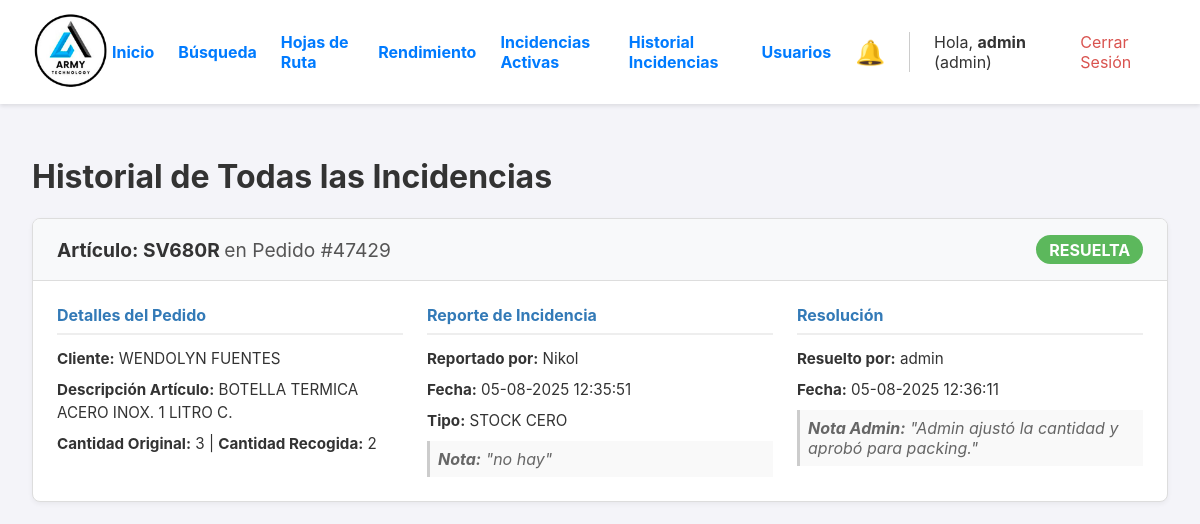
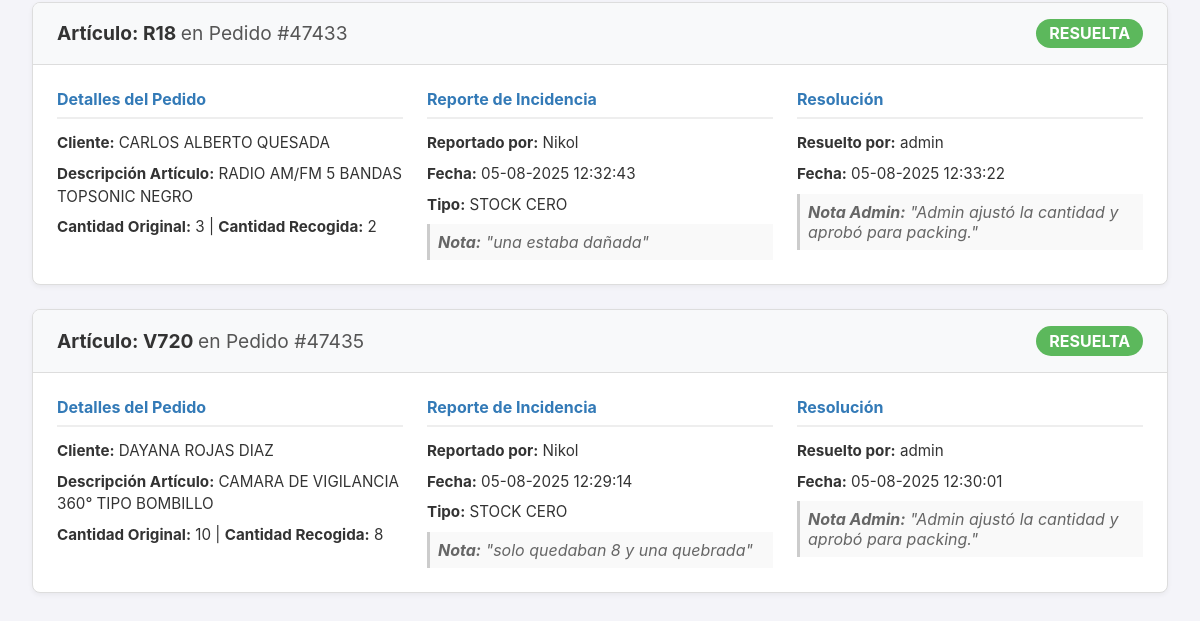
The page /historial/incidencias (signed in) on the database as committed earlier (2 pictures, top to bottom).
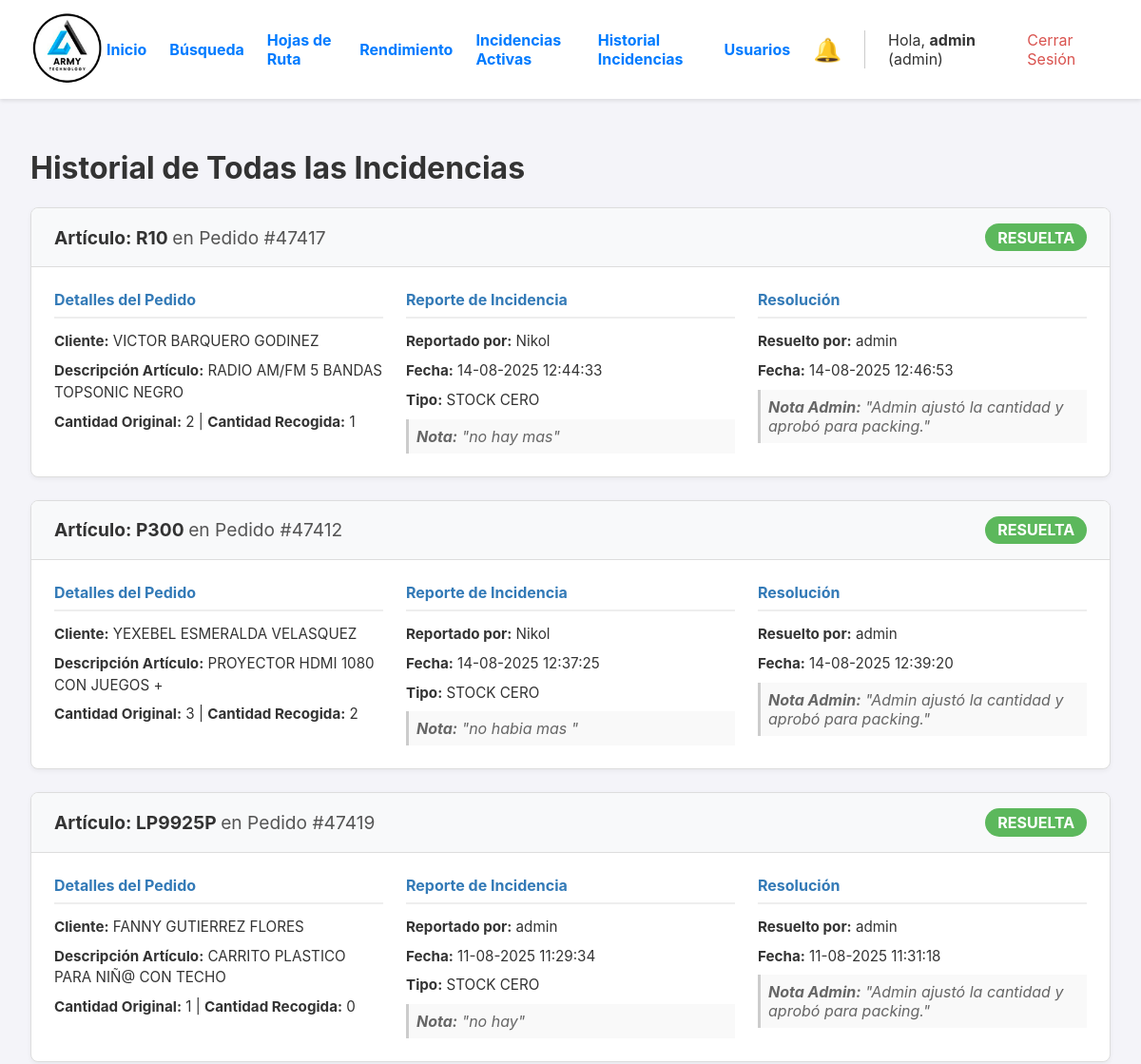
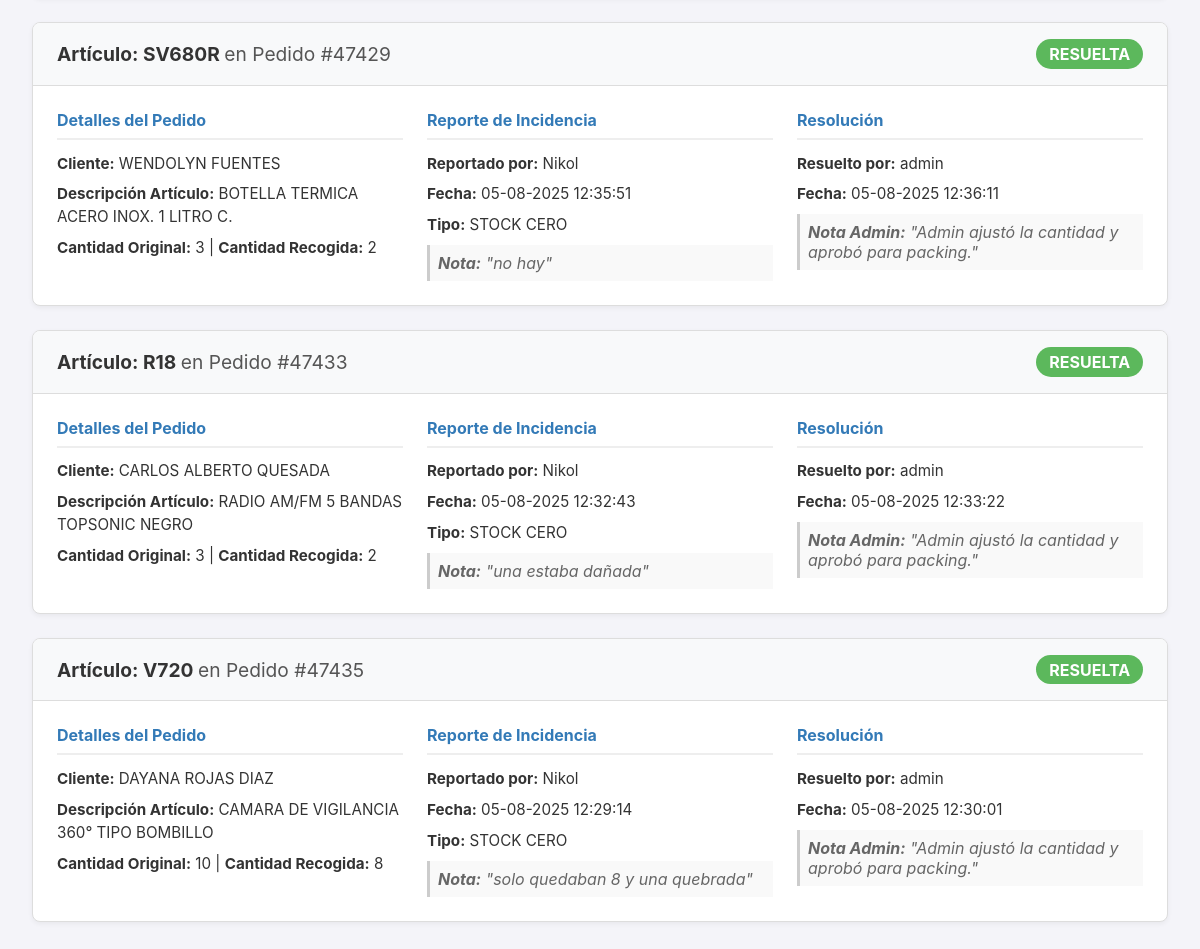
The same page on the database as committed later (2 pictures, top to bottom).
### app.py (models this page shows, shortened)
class IncidenciaHistorial(db.Model):
    __tablename__ = 'incidencia_historial'
    id = db.Column(db.Integer, primary_key=True)
    fecha_reporte = db.Column(db.DateTime, nullable=False, default=datetime.datetime.utcnow)
    tipo_incidencia = db.Column(db.String(50), nullable=False)
    nota_incidencia = db.Column(db.Text, nullable=True)
    cantidad_solicitada_original = db.Column(db.Integer, nullable=False)
    cantidad_recogida_reportada = db.Column(db.Integer, nullable=False)
    item_orden_id = db.Column(db.Integer, db.ForeignKey('item_orden.id', ondelete='CASCADE'), nullable=False)
    reportado_por_id = db.Column(db.Integer, db.ForeignKey('user.id', ondelete='SET NULL'), nullable=True)
    item_orden = db.relationship('ItemOrden', backref=db.backref('historial_incidencias', cascade="all, delete-orphan"))
    reportado_por = db.relationship('User', foreign_keys=[reportado_por_id])
    estado_resolucion = db.Column(db.String(20), nullable=False, default='PENDIENTE')
    fecha_resolucion = db.Column(db.DateTime, nullable=True)
    resuelta_por_id = db.Column(db.Integer, db.ForeignKey('user.id', ondelete='SET NULL'), nullable=True)
    nota_resolucion = db.Column(db.Text, nullable=True)
    resuelta_por = db.relationship('User', foreign_keys=[resuelta_por_id])

class ItemOrden(db.Model):
    id = db.Column(db.Integer, primary_key=True)
    orden_id = db.Column(db.Integer, db.ForeignKey('orden.id'), nullable=False)
    codigo_articulo = db.Column(db.String(100), nullable=False)
    descripcion_articulo = db.Column(db.String(300), nullable=False)
    cantidad_solicitada = db.Column(db.Integer, nullable=False)
    cantidad_recogida = db.Column(db.Integer, nullable=False, default=0)
    cantidad_empacada = db.Column(db.Integer, nullable=False, default=0)
    tiene_incidencia = db.Column(db.Boolean, default=False, nullable=False)
    tipo_incidencia = db.Column(db.String(50), nullable=True)
    nota_incidencia = db.Column(db.Text, nullable=True)

class Orden(db.Model):
    id = db.Column(db.Integer, primary_key=True)
    numero_pedido = db.Column(db.String(50), unique=True, nullable=False)
    cliente_nombre = db.Column(db.String(200), nullable=False)
    cliente_direccion = db.Column(db.String(300), nullable=True)
    estado = db.Column(db.String(30), nullable=False, default='PENDIENTE')
    fecha_creacion = db.Column(db.DateTime, nullable=False, default=datetime.datetime.utcnow)
    lote_id = db.Column(db.Integer, db.ForeignKey('lote_picking.id'), nullable=True)
    items = db.relationship('ItemOrden', backref='orden', lazy=True, cascade="all, delete-orphan")
    fecha_inicio_picking = db.Column(db.DateTime, nullable=True)
    fecha_fin_picking = db.Column(db.DateTime, nullable=True)
    fecha_fin_packing = db.Column(db.DateTime, nullable=True)
    fecha_despacho = db.Column(db.DateTime, nullable=True)
    packer_id = db.Column(db.Integer, db.ForeignKey('user.id', ondelete='SET NULL'), nullable=True)
    packer = db.relationship('User', foreign_keys=[packer_id])
    devolucion_confirmada = db.Column(db.Boolean, default=False, nullable=False)
    bultos = db.relationship('Bulto', backref='orden', cascade="all, delete-orphan")
    hoja_de_ruta_id = db.Column(db.Integer, db.ForeignKey('hoja_de_ruta.id'), nullable=True)
    destino_id = db.Column(db.Integer, db.ForeignKey('destino.id'), nullable=True)
    destino = db.relationship('Destino', backref='ordenes')
    guia_encomienda = db.Column(db.String(100), nullable=True)

class User(UserMixin, db.Model):
    id = db.Column(db.Integer, primary_key=True)
    username = db.Column(db.String(80), unique=True, nullable=False)
    password_hash = db.Column(db.String(256), nullable=False)
    role = db.Column(db.String(20), nullable=False, default='operario')

### app.py (the view)
@app.route('/historial/incidencias')
@login_required
@admin_required
def historial_incidencias():
    from sqlalchemy.orm import joinedload
    historial = IncidenciaHistorial.query.options(
        joinedload(IncidenciaHistorial.item_orden).joinedload(ItemOrden.orden),
        joinedload(IncidenciaHistorial.reportado_por),
        joinedload(IncidenciaHistorial.resuelta_por)
    ).order_by(IncidenciaHistorial.fecha_reporte.desc()).all()
    return render_template('historial_incidencias.html', historial=historial)

### app.py (called while the page is built)
def admin_required(f):
    @wraps(f)
    def decorated_function(*args, **kwargs):
        if not current_user.is_authenticated or current_user.role != 'admin':
            flash('Se requiere rol de administrador para acceder a esta página.', 'error')
            return redirect(url_for('dashboard'))
        return f(*args, **kwargs)
    return decorated_function

@login_manager.user_loader
def load_user(user_id):
    return db.session.get(User, int(user_id))

@app.template_filter('localtime')
def to_localtime_filter(utc_datetime):
    if not utc_datetime: return ""
    local_tz = pytz.timezone('America/Costa_Rica')
    local_dt = utc_datetime.replace(tzinfo=pytz.utc).astimezone(local_tz)
    return local_dt.strftime('%d-%m-%Y %H:%M:%S')

### templates/historial_incidencias.html (shortened to what this page needs)
{% extends "layout.html" %}
{% block content %}
<div class="historial-container">
    <h1>Historial de Todas las Incidencias</h1>
    {% for registro in historial %}
    <div class="incidencia-card">
        <div class="incidencia-header">
            <h2>
                Artículo: <strong>{{ registro.item_orden.codigo_articulo }}</strong>
                <span style="font-weight: normal; color: #555;">en Pedido #{{ registro.item_orden.orden.numero_pedido }}</span>
            </h2>
            <span class="estado estado-{{ registro.estado_resolucion }}">{{ registro.estado_resolucion }}</span>
        </div>
        <div class="incidencia-body">
            <div class="info-col">
                <h4>Detalles del Pedido</h4>
                <p><strong>Cliente:</strong> {{ registro.item_orden.orden.cliente_nombre }}</p>
                <p><strong>Descripción Artículo:</strong> {{ registro.item_orden.descripcion_articulo }}</p>
                <p>
                    <strong>Cantidad Original:</strong> {{ registro.cantidad_solicitada_original }} |
                    <strong>Cantidad Recogida:</strong> {{ registro.cantidad_recogida_reportada }}
                </p>
            </div>
            <div class="info-col">
                <h4>Reporte de Incidencia</h4>
                <p><strong>Reportado por:</strong> {{ registro.reportado_por.username }}</p>
                <p><strong>Fecha:</strong> {{ registro.fecha_reporte | localtime }}</p>
                <p><strong>Tipo:</strong> {{ registro.tipo_incidencia.replace('_', ' ') }}</p>
                {% if registro.nota_incidencia %}
                <span class="nota"><strong>Nota:</strong> "{{ registro.nota_incidencia }}"</span>
                {% endif %}
            </div>
            {% if registro.estado_resolucion == 'RESUELTA' %}
            <div class="info-col">
                <h4>Resolución</h4>
                <p><strong>Resuelto por:</strong> {{ registro.resuelta_por.username if registro.resuelta_por else 'N/A' }}</p>
                <p><strong>Fecha:</strong> {{ registro.fecha_resolucion | localtime }}</p>
                {% if registro.nota_resolucion %}
                <span class="nota"><strong>Nota Admin:</strong> "{{ registro.nota_resolucion }}"</span>
                {% endif %}
            </div>
            {% endif %}
        </div>
    </div>
    {% else %}
        <div class="alert alert-info" style="text-align: center; padding: 2rem;">No hay incidencias registradas en el historial.</div>
    {% endfor %}
</div>
{% endblock %}

Rows that differ between the two databases and show on the page:
added IncidenciaHistorial: item_orden.codigo_articulo "R10", item_orden.orden.numero_pedido "47417", estado_resolucion "RESUELTA", item_orden.orden.cliente_nombre "VICTOR BARQUERO GODINEZ", item_orden.descripcion_articulo "RADIO AM/FM 5 BANDAS TOPSONIC NEGRO", cantidad_solicitada_original "2", cantidad_recogida_reportada "1", reportado_por.username "Nikol", fecha_reporte "14-08-2025 12:44:33", tipo_incidencia.replace "STOCK CERO", nota_incidencia "no hay mas", resuelta_por "admin", fecha_resolucion "14-08-2025 12:46:53", nota_resolucion "Admin ajustó la cantidad y aprobó para packing."
added IncidenciaHistorial: item_orden.codigo_articulo "P300", item_orden.orden.numero_pedido "47412", estado_resolucion "RESUELTA", item_orden.orden.cliente_nombre "YEXEBEL ESMERALDA VELASQUEZ", item_orden.descripcion_articulo "PROYECTOR HDMI 1080 CON JUEGOS +", cantidad_solicitada_original "3", cantidad_recogida_reportada "2", reportado_por.username "Nikol", fecha_reporte "14-08-2025 12:37:25", tipo_incidencia.replace "STOCK CERO", nota_incidencia "no habia mas", resuelta_por "admin", fecha_resolucion "14-08-2025 12:39:20", nota_resolucion "Admin ajustó la cantidad y aprobó para packing."
added IncidenciaHistorial: item_orden.codigo_articulo "LP9925P", item_orden.orden.numero_pedido "47419", estado_resolucion "RESUELTA", item_orden.orden.cliente_nombre "FANNY GUTIERREZ FLORES", item_orden.descripcion_articulo "CARRITO PLASTICO PARA NIÑ@ CON TECHO", cantidad_solicitada_original "1", cantidad_recogida_reportada "0", reportado_por.username "admin", fecha_reporte "11-08-2025 11:29:34", tipo_incidencia.replace "STOCK CERO", nota_incidencia "no hay", resuelta_por "admin", fecha_resolucion "11-08-2025 11:31:18", nota_resolucion "Admin ajustó la cantidad y aprobó para packing."
